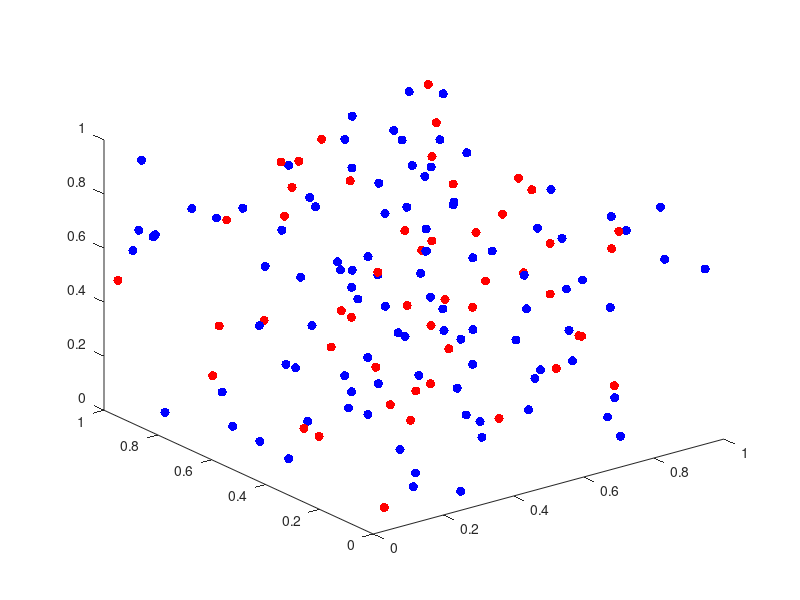

Write MATLAB code to recreate this figure. (Note: this script raises an error after producing the figure.)
clear

rng('default') % For reproducibility
X = rand(50,3);
Y = rand(100,3);



D.mat = pdist2(Y,Y);
D.avg = mean(D.mat(:));



set(gcf,'color','w');
plot3(X(:,1), X(:,2), X(:,3), 'r.', 'MarkerSize',20)
hold on 
plot3(Y(:,1), Y(:,2), Y(:,3), 'b.', 'MarkerSize',20)
title( join([ " Cosine Similarity", string(round(D.avg ,2))]))

%%

x = rand(100,3); % Generate a random pointcloud X
y = rand(100,3); % Generate a random pointcloud Y
d = pdist2(y,y); % Calculate the Euclidean distance between X and Y
mean_dist = mean(d(:)); % Calculate the mean Euclidean distance
